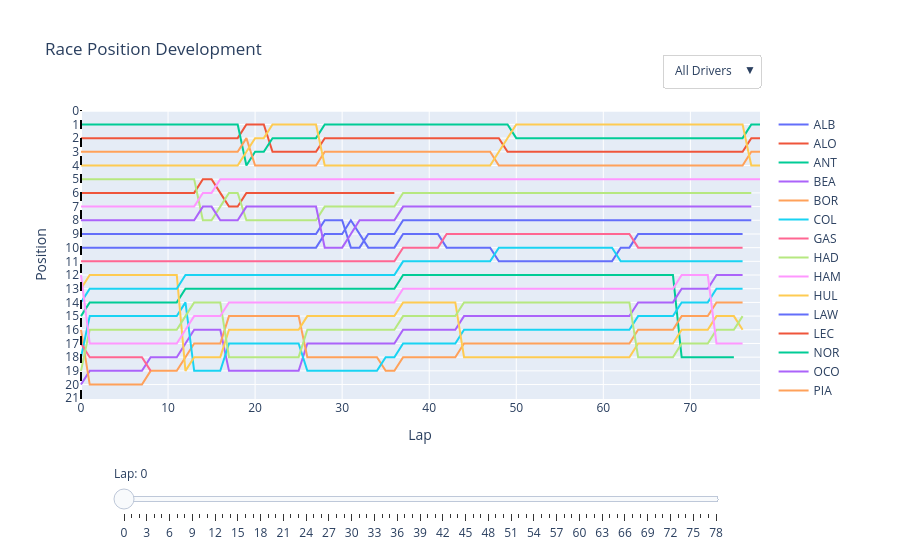

Notebook cell for this chart:
### Markdown cell above
Maybe a slider would enhance the plot too:

### Code cell
drivers = [trace.name for trace in fig_pos.data]
laps = sorted(positions["LapNumber"].astype(int).unique())

# vertical line showing the selected lap
fig_pos.add_vline(x=laps[0], line_dash="dash", line_color="black", line_width=2)

# lap slider
steps = []

for lap in laps:
    steps.append(dict(
        method="relayout",
        args=[{"shapes[0].x0": int(lap), "shapes[0].x1": int(lap)}],
        label=str(lap)
    ))

fig_pos.update_layout(sliders=[dict(
    active=0,
    steps=steps,
    currentvalue={"prefix": "Lap: "},
    x=0.05, y=-0.15, len=0.9
)])

# driver selection
buttons = [dict(
    label="All Drivers",
    method="restyle",
    args=[{"opacity": [0.85] * len(drivers), "line.width": [2] * len(drivers)}]
)]

# using AI

for selected in drivers:
    opacity = [1 if driver == selected else 0.4 for driver in drivers]
    width = [4 if driver == selected else 1.5 for driver in drivers]

    buttons.append(dict(
        label=selected,
        method="restyle",
        args=[{"opacity": opacity, "line.width": width}]
    ))

fig_pos.update_layout(
    updatemenus=[dict(
        buttons=buttons,
        direction="down",
        x=1, xanchor="right",
        y=1.08, yanchor="bottom",
        bgcolor="white",
        bordercolor="lightgray",
        showactive=True
    )],
    margin=dict(t=110, r=140, b=120),
    hovermode="closest"
)

fig_pos.show()
